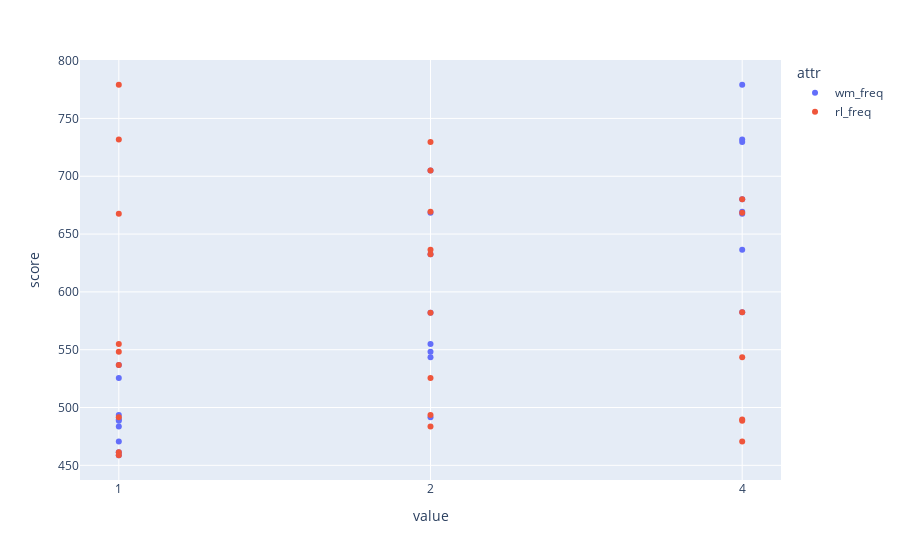

Notebook code for this chart:
### Code cell
records = []

for test_dir in results_dir.iterdir():
    attrs = {}
    for section in test_dir.name.split("-"):
        if "=" in section:
            name, value = section.split("=")
        else:
            name, value = None, section
        attrs[name] = value

    with open(test_dir / "config.yml", "r") as f:
        cfg = yaml.load(f)

    df = scalars.read(test_dir)
    if "tag" not in df.columns:
        continue

    df = df[df["tag"] == "val/mean_ep_ret"].copy()
    score = df.loc[df["step"].idxmax(), "value"]
    for attr in ("wm_freq", "rl_freq"):
        records.append({"attr": attr, "value": attrs[attr], "score": score})

df = pd.DataFrame.from_records(records)
px.scatter(df, x="value", y="score", color="attr")

### Figure 1 — Plotly figure (JSON) as saved in the notebook; plotly's stock layout.template omitted (floating-point values rounded to 4 significant figures)
{"data": [{"hovertemplate": "attr=wm_freq<br>value=%{x}<br>score=%{y}<extra></extra>", "legendgroup": "wm_freq", "marker": {"color": "#636efa", "symbol": "circle"}, "mode": "markers", "name": "wm_freq", "orientation": "v", "showlegend": true, "type": "scatter", "x": ["1", "1", "1", "2", "2", "2", "4", "4", "4", "1", "1", "1", "2", "2", "4", "4", "4", "1", "1", "1", "2", "2", "2", "4", "4"], "xaxis": "x", "y": [536.8, 483.6, 470.5, 491.5, 705, 668.4, 667.6, 729.6, 680.2, 461.3, 493.5, 489.6, 548.2, 632.6, 779.1, 669.3, 582.3, 458.7, 525.6, 488.6, 554.8, 582.0, 543.4, 731.8, 636.4], "yaxis": "y"}, {"hovertemplate": "attr=rl_freq<br>value=%{x}<br>score=%{y}<extra></extra>", "legendgroup": "rl_freq", "marker": {"color": "#EF553B", "symbol": "circle"}, "mode": "markers", "name": "rl_freq", "orientation": "v", "showlegend": true, "type": "scatter", "x": ["1", "2", "4", "1", "2", "4", "1", "2", "4", "1", "2", "4", "1", "2", "1", "2", "4", "1", "2", "4", "1", "2", "4", "1", "2"], "xaxis": "x", "y": [536.8, 483.6, 470.5, 491.5, 705, 668.4, 667.6, 729.6, 680.2, 461.3, 493.5, 489.6, 548.2, 632.6, 779.1, 669.3, 582.3, 458.7, 525.6, 488.6, 554.8, 582.0, 543.4, 731.8, 636.4], "yaxis": "y"}], "layout": {"legend": {"title": {"text": "attr"}, "tracegroupgap": 0}, "margin": {"t": 60}, "xaxis": {"anchor": "y", "domain": [0, 1], "title": {"text": "value"}}, "yaxis": {"anchor": "x", "domain": [0, 1], "title": {"text": "score"}}}}
